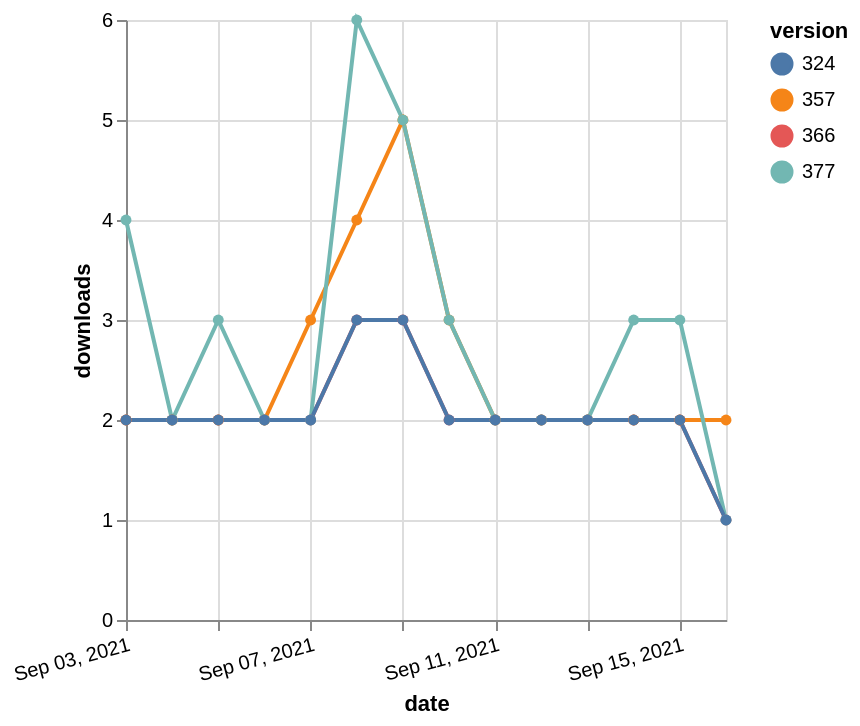

Specify this chart in Vega-Lite:
### Vega-Lite specification from a JSON file in a GitHub repository (floating-point values rounded to 4 significant figures)
{"$schema": "https://vega.github.io/schema/vega-lite/v5.json", "description": "A simple bar chart with embedded data.", "data": {"values": [{"date": "2021-09-03", "total": 2321, "delta": 2, "version": "366"}, {"date": "2021-09-04", "total": 2323, "delta": 2, "version": "366"}, {"date": "2021-09-05", "total": 2325, "delta": 2, "version": "366"}, {"date": "2021-09-06", "total": 2327, "delta": 2, "version": "366"}, {"date": "2021-09-07", "total": 2329, "delta": 2, "version": "366"}, {"date": "2021-09-08", "total": 2332, "delta": 3, "version": "366"}, {"date": "2021-09-09", "total": 2335, "delta": 3, "version": "366"}, {"date": "2021-09-10", "total": 2337, "delta": 2, "version": "366"}, {"date": "2021-09-11", "total": 2339, "delta": 2, "version": "366"}, {"date": "2021-09-12", "total": 2341, "delta": 2, "version": "366"}, {"date": "2021-09-13", "total": 2343, "delta": 2, "version": "366"}, {"date": "2021-09-14", "total": 2345, "delta": 2, "version": "366"}, {"date": "2021-09-15", "total": 2347, "delta": 2, "version": "366"}, {"date": "2021-09-16", "total": 2348, "delta": 1, "version": "366"}, {"date": "2021-09-03", "total": 2880, "delta": 2, "version": "357"}, {"date": "2021-09-04", "total": 2882, "delta": 2, "version": "357"}, {"date": "2021-09-05", "total": 2884, "delta": 2, "version": "357"}, {"date": "2021-09-06", "total": 2886, "delta": 2, "version": "357"}, {"date": "2021-09-07", "total": 2889, "delta": 3, "version": "357"}, {"date": "2021-09-08", "total": 2893, "delta": 4, "version": "357"}, {"date": "2021-09-09", "total": 2898, "delta": 5, "version": "357"}, {"date": "2021-09-10", "total": 2901, "delta": 3, "version": "357"}, {"date": "2021-09-11", "total": 2903, "delta": 2, "version": "357"}, {"date": "2021-09-12", "total": 2905, "delta": 2, "version": "357"}, {"date": "2021-09-13", "total": 2907, "delta": 2, "version": "357"}, {"date": "2021-09-14", "total": 2909, "delta": 2, "version": "357"}, {"date": "2021-09-15", "total": 2911, "delta": 2, "version": "357"}, {"date": "2021-09-16", "total": 2913, "delta": 2, "version": "357"}, {"date": "2021-09-03", "total": 2132, "delta": 4, "version": "377"}, {"date": "2021-09-04", "total": 2134, "delta": 2, "version": "377"}, {"date": "2021-09-05", "total": 2137, "delta": 3, "version": "377"}, {"date": "2021-09-06", "total": 2139, "delta": 2, "version": "377"}, {"date": "2021-09-07", "total": 2141, "delta": 2, "version": "377"}, {"date": "2021-09-08", "total": 2147, "delta": 6, "version": "377"}, {"date": "2021-09-09", "total": 2152, "delta": 5, "version": "377"}, {"date": "2021-09-10", "total": 2155, "delta": 3, "version": "377"}, {"date": "2021-09-11", "total": 2157, "delta": 2, "version": "377"}, {"date": "2021-09-12", "total": 2159, "delta": 2, "version": "377"}, {"date": "2021-09-13", "total": 2161, "delta": 2, "version": "377"}, {"date": "2021-09-14", "total": 2164, "delta": 3, "version": "377"}, {"date": "2021-09-15", "total": 2167, "delta": 3, "version": "377"}, {"date": "2021-09-16", "total": 2168, "delta": 1, "version": "377"}, {"date": "2021-09-03", "total": 2561, "delta": 2, "version": "324"}, {"date": "2021-09-04", "total": 2563, "delta": 2, "version": "324"}, {"date": "2021-09-05", "total": 2565, "delta": 2, "version": "324"}, {"date": "2021-09-06", "total": 2567, "delta": 2, "version": "324"}, {"date": "2021-09-07", "total": 2569, "delta": 2, "version": "324"}, {"date": "2021-09-08", "total": 2572, "delta": 3, "version": "324"}, {"date": "2021-09-09", "total": 2575, "delta": 3, "version": "324"}, {"date": "2021-09-10", "total": 2577, "delta": 2, "version": "324"}, {"date": "2021-09-11", "total": 2579, "delta": 2, "version": "324"}, {"date": "2021-09-12", "total": 2581, "delta": 2, "version": "324"}, {"date": "2021-09-13", "total": 2583, "delta": 2, "version": "324"}, {"date": "2021-09-14", "total": 2585, "delta": 2, "version": "324"}, {"date": "2021-09-15", "total": 2587, "delta": 2, "version": "324"}, {"date": "2021-09-16", "total": 2588, "delta": 1, "version": "324"}]}, "width": "container", "mark": {"type": "line", "point": {"filled": true}}, "encoding": {"x": {"field": "date", "type": "temporal", "timeUnit": "yearmonthdate", "title": "date", "axis": {"labelAngle": -15}}, "y": {"field": "delta", "type": "quantitative", "title": "downloads"}, "color": {"field": "version", "type": "nominal"}, "tooltip": {"field": "delta"}}}
